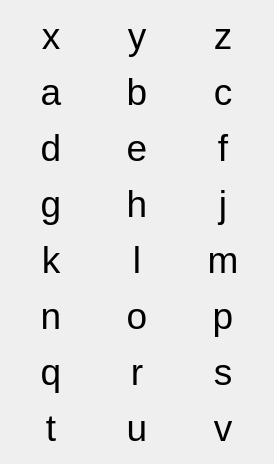
      <widget class="QWidget" name="tab_2">
       <attribute name="title">
        <string>Latin</string>
       </attribute>
       <layout class="QGridLayout" name="gridLayout_3">
        <item row="2" column="0">
         <widget class="QPushButton" name="pushButton_36">
          <property name="sizePolicy">
           <sizepolicy hsizetype="Expanding" vsizetype="Expanding">
            <horstretch>0</horstretch>
            <verstretch>0</verstretch>
           </sizepolicy>
          </property>
          <property name="font">
           <font>
            <pointsize>28</pointsize>
           </font>
          </property>
          <property name="text">
           <string>d</string>
          </property>
          <property name="flat">
           <bool>true</bool>
          </property>
          <attribute name="buttonGroup">
           <string notr="true">latinButtons</string>
          </attribute>
         </widget>
        </item>
        <item row="1" column="0">
         <widget class="QPushButton" name="pushButton_33">
          <property name="sizePolicy">
           <sizepolicy hsizetype="Expanding" vsizetype="Expanding">
            <horstretch>0</horstretch>
            <verstretch>0</verstretch>
           </sizepolicy>
          </property>
          <property name="font">
           <font>
            <pointsize>28</pointsize>
           </font>
          </property>
          <property name="text">
           <string>a</string>
          </property>
          <property name="flat">
           <bool>true</bool>
          </property>
          <attribute name="buttonGroup">
           <string notr="true">latinButtons</string>
          </attribute>
         </widget>
        </item>
        <item row="0" column="2">
         <widget class="QPushButton" name="pushButton_26">
          <property name="sizePolicy">
           <sizepolicy hsizetype="Expanding" vsizetype="Expanding">
            <horstretch>0</horstretch>
            <verstretch>0</verstretch>
           </sizepolicy>
          </property>
          <property name="font">
           <font>
            <pointsize>28</pointsize>
           </font>
          </property>
          <property name="text">
           <string>z</string>
          </property>
          <property name="flat">
           <bool>true</bool>
          </property>
          <attribute name="buttonGroup">
           <string notr="true">latinButtons</string>
          </attribute>
         </widget>
        </item>
        <item row="3" column="1">
         <widget class="QPushButton" name="pushButton_40">
          <property name="sizePolicy">
           <sizepolicy hsizetype="Expanding" vsizetype="Expanding">
            <horstretch>0</horstretch>
            <verstretch>0</verstretch>
           </sizepolicy>
          </property>
          <property name="font">
           <font>
            <pointsize>28</pointsize>
           </font>
          </property>
          <property name="text">
           <string>h</string>
          </property>
          <property name="flat">
           <bool>true</bool>
          </property>
          <attribute name="buttonGroup">
           <string notr="true">latinButtons</string>
          </attribute>
         </widget>
        </item>
        <item row="5" column="1">
         <widget class="QPushButton" name="pushButton_43">
          <property name="sizePolicy">
           <sizepolicy hsizetype="Expanding" vsizetype="Expanding">
            <horstretch>0</horstretch>
            <verstretch>0</verstretch>
           </sizepolicy>
          </property>
          <property name="font">
           <font>
            <pointsize>28</pointsize>
           </font>
          </property>
          <property name="text">
           <string>o</string>
          </property>
          <property name="flat">
           <bool>true</bool>
          </property>
          <attribute name="buttonGroup">
           <string notr="true">latinButtons</string>
          </attribute>
         </widget>
        </item>
        <item row="1" column="1">
         <widget class="QPushButton" name="pushButton_34">
          <property name="sizePolicy">
           <sizepolicy hsizetype="Expanding" vsizetype="Expanding">
            <horstretch>0</horstretch>
            <verstretch>0</verstretch>
           </sizepolicy>
          </property>
          <property name="font">
           <font>
            <pointsize>28</pointsize>
           </font>
          </property>
          <property name="text">
           <string>b</string>
          </property>
          <property name="flat">
           <bool>true</bool>
          </property>
          <attribute name="buttonGroup">
           <string notr="true">latinButtons</string>
          </attribute>
         </widget>
        </item>
        <item row="5" column="0">
         <widget class="QPushButton" name="pushButton_42">
          <property name="sizePolicy">
           <sizepolicy hsizetype="Expanding" vsizetype="Expanding">
            <horstretch>0</horstretch>
            <verstretch>0</verstretch>
           </sizepolicy>
          </property>
          <property name="font">
           <font>
            <pointsize>28</pointsize>
           </font>
          </property>
          <property name="text">
           <string>n</string>
          </property>
          <property name="flat">
           <bool>true</bool>
          </property>
          <attribute name="buttonGroup">
           <string notr="true">latinButtons</string>
          </attribute>
         </widget>
        </item>
        <item row="1" column="2">
         <widget class="QPushButton" name="pushButton_35">
          <property name="sizePolicy">
           <sizepolicy hsizetype="Expanding" vsizetype="Expanding">
            <horstretch>0</horstretch>
            <verstretch>0</verstretch>
           </sizepolicy>
          </property>
          <property name="font">
           <font>
            <pointsize>28</pointsize>
           </font>
          </property>
          <property name="text">
           <string>c</string>
          </property>
          <property name="flat">
           <bool>true</bool>
          </property>
          <attribute name="buttonGroup">
           <string notr="true">latinButtons</string>
          </attribute>
         </widget>
        </item>
        <item row="3" column="2">
         <widget class="QPushButton" name="pushButton_41">
          <property name="sizePolicy">
           <sizepolicy hsizetype="Expanding" vsizetype="Expanding">
            <horstretch>0</horstretch>
            <verstretch>0</verstretch>
           </sizepolicy>
          </property>
          <property name="font">
           <font>
            <pointsize>28</pointsize>
           </font>
          </property>
          <property name="text">
           <string>j</string>
          </property>
          <property name="flat">
           <bool>true</bool>
          </property>
          <attribute name="buttonGroup">
           <string notr="true">latinButtons</string>
          </attribute>
         </widget>
        </item>
        <item row="6" column="0">
         <widget class="QPushButton" name="pushButton_30">
          <property name="sizePolicy">
           <sizepolicy hsizetype="Expanding" vsizetype="Expanding">
            <horstretch>0</horstretch>
            <verstretch>0</verstretch>
           </sizepolicy>
          </property>
          <property name="font">
           <font>
            <pointsize>28</pointsize>
           </font>
          </property>
          <property name="text">
           <string>q</string>
          </property>
          <property name="flat">
           <bool>true</bool>
          </property>
          <attribute name="buttonGroup">
           <string notr="true">latinButtons</string>
          </attribute>
         </widget>
        </item>
        <item row="7" column="1">
         <widget class="QPushButton" name="pushButton_28">
          <property name="sizePolicy">
           <sizepolicy hsizetype="Expanding" vsizetype="Expanding">
            <horstretch>0</horstretch>
            <verstretch>0</verstretch>
           </sizepolicy>
          </property>
          <property name="font">
           <font>
            <pointsize>28</pointsize>
           </font>
          </property>
          <property name="text">
           <string>u</string>
          </property>
          <property name="flat">
           <bool>true</bool>
          </property>
          <attribute name="buttonGroup">
           <string notr="true">latinButtons</string>
          </attribute>
         </widget>
        </item>
        <item row="0" column="0">
         <widget class="QPushButton" name="pushButton">
          <property name="sizePolicy">
           <sizepolicy hsizetype="Expanding" vsizetype="Expanding">
            <horstretch>0</horstretch>
            <verstretch>0</verstretch>
           </sizepolicy>
          </property>
          <property name="font">
           <font>
            <pointsize>28</pointsize>
           </font>
          </property>
          <property name="text">
           <string>x</string>
          </property>
          <property name="flat">
           <bool>true</bool>
          </property>
          <attribute name="buttonGroup">
           <string notr="true">latinButtons</string>
          </attribute>
         </widget>
        </item>
        <item row="0" column="1">
         <widget class="QPushButton" name="pushButton_25">
          <property name="sizePolicy">
           <sizepolicy hsizetype="Expanding" vsizetype="Expanding">
            <horstretch>0</horstretch>
            <verstretch>0</verstretch>
           </sizepolicy>
          </property>
          <property name="font">
           <font>
            <pointsize>28</pointsize>
           </font>
          </property>
          <property name="text">
           <string>y</string>
          </property>
          <property name="flat">
           <bool>true</bool>
          </property>
          <attribute name="buttonGroup">
           <string notr="true">latinButtons</string>
          </attribute>
         </widget>
        </item>
        <item row="5" column="2">
         <widget class="QPushButton" name="pushButton_44">
          <property name="sizePolicy">
           <sizepolicy hsizetype="Expanding" vsizetype="Expanding">
            <horstretch>0</horstretch>
            <verstretch>0</verstretch>
           </sizepolicy>
          </property>
          <property name="font">
           <font>
            <pointsize>28</pointsize>
           </font>
          </property>
          <property name="text">
           <string>p</string>
          </property>
          <property name="flat">
           <bool>true</bool>
          </property>
          <attribute name="buttonGroup">
           <string notr="true">latinButtons</string>
          </attribute>
         </widget>
        </item>
        <item row="6" column="2">
         <widget class="QPushButton" name="pushButton_32">
          <property name="sizePolicy">
           <sizepolicy hsizetype="Expanding" vsizetype="Expanding">
            <horstretch>0</horstretch>
            <verstretch>0</verstretch>
           </sizepolicy>
          </property>
          <property name="font">
           <font>
            <pointsize>28</pointsize>
           </font>
          </property>
          <property name="text">
           <string>s</string>
          </property>
          <property name="flat">
           <bool>true</bool>
          </property>
          <attribute name="buttonGroup">
           <string notr="true">latinButtons</string>
          </attribute>
         </widget>
        </item>
        <item row="7" column="2">
         <widget class="QPushButton" name="pushButton_29">
          <property name="sizePolicy">
           <sizepolicy hsizetype="Expanding" vsizetype="Expanding">
            <horstretch>0</horstretch>
            <verstretch>0</verstretch>
           </sizepolicy>
          </property>
          <property name="font">
           <font>
            <pointsize>28</pointsize>
           </font>
          </property>
          <property name="text">
           <string>v</string>
          </property>
          <property name="flat">
           <bool>true</bool>
          </property>
          <attribute name="buttonGroup">
           <string notr="true">latinButtons</string>
          </attribute>
         </widget>
        </item>
        <item row="3" column="0">
         <widget class="QPushButton" name="pushButton_39">
          <property name="sizePolicy">
           <sizepolicy hsizetype="Expanding" vsizetype="Expanding">
            <horstretch>0</horstretch>
            <verstretch>0</verstretch>
           </sizepolicy>
          </property>
          <property name="font">
           <font>
            <pointsize>28</pointsize>
           </font>
          </property>
          <property name="text">
           <string>g</string>
          </property>
          <property name="flat">
           <bool>true</bool>
          </property>
          <attribute name="buttonGroup">
           <string notr="true">latinButtons</string>
          </attribute>
         </widget>
        </item>
        <item row="2" column="2">
         <widget class="QPushButton" name="pushButton_38">
          <property name="sizePolicy">
           <sizepolicy hsizetype="Expanding" vsizetype="Expanding">
            <horstretch>0</horstretch>
            <verstretch>0</verstretch>
           </sizepolicy>
          </property>
          <property name="font">
           <font>
            <pointsize>28</pointsize>
           </font>
          </property>
          <property name="text">
           <string>f</string>
          </property>
          <property name="flat">
           <bool>true</bool>
          </property>
          <attribute name="buttonGroup">
           <string notr="true">latinButtons</string>
          </attribute>
         </widget>
        </item>
        <item row="7" column="0">
         <widget class="QPushButton" name="pushButton_27">
          <property name="sizePolicy">
           <sizepolicy hsizetype="Expanding" vsizetype="Expanding">
            <horstretch>0</horstretch>
            <verstretch>0</verstretch>
           </sizepolicy>
          </property>
          <property name="font">
           <font>
            <pointsize>28</pointsize>
           </font>
          </property>
          <property name="text">
           <string>t</string>
          </property>
          <property name="flat">
           <bool>true</bool>
          </property>
          <attribute name="buttonGroup">
           <string notr="true">latinButtons</string>
          </attribute>
         </widget>
        </item>
        <item row="2" column="1">
         <widget class="QPushButton" name="pushButton_37">
          <property name="sizePolicy">
           <sizepolicy hsizetype="Expanding" vsizetype="Expanding">
            <horstretch>0</horstretch>
            <verstretch>0</verstretch>
           </sizepolicy>
          </property>
          <property name="font">
           <font>
            <pointsize>28</pointsize>
           </font>
          </property>
          <property name="text">
           <string>e</string>
          </property>
          <property name="flat">
           <bool>true</bool>
          </property>
          <attribute name="buttonGroup">
           <string notr="true">latinButtons</string>
          </attribute>
         </widget>
        </item>
        <item row="6" column="1">
         <widget class="QPushButton" name="pushButton_31">
          <property name="sizePolicy">
           <sizepolicy hsizetype="Expanding" vsizetype="Expanding">
            <horstretch>0</horstretch>
            <verstretch>0</verstretch>
           </sizepolicy>
          </property>
          <property name="font">
           <font>
            <pointsize>28</pointsize>
           </font>
          </property>
          <property name="text">
           <string>r</string>
          </property>
          <property name="flat">
           <bool>true</bool>
          </property>
          <attribute name="buttonGroup">
           <string notr="true">latinButtons</string>
          </attribute>
         </widget>
        </item>
        <item row="4" column="0">
         <widget class="QPushButton" name="pushButton_45">
          <property name="sizePolicy">
           <sizepolicy hsizetype="Expanding" vsizetype="Expanding">
            <horstretch>0</horstretch>
            <verstretch>0</verstretch>
           </sizepolicy>
          </property>
          <property name="font">
           <font>
            <pointsize>28</pointsize>
           </font>
          </property>
          <property name="text">
           <string>k</string>
          </property>
          <property name="flat">
           <bool>true</bool>
          </property>
          <attribute name="buttonGroup">
           <string notr="true">latinButtons</string>
          </attribute>
         </widget>
        </item>
        <item row="4" column="1">
         <widget class="QPushButton" name="pushButton_46">
          <property name="sizePolicy">
           <sizepolicy hsizetype="Expanding" vsizetype="Expanding">
            <horstretch>0</horstretch>
            <verstretch>0</verstretch>
           </sizepolicy>
          </property>
          <property name="font">
           <font>
            <pointsize>28</pointsize>
           </font>
          </property>
          <property name="text">
           <string>l</string>
          </property>
          <property name="flat">
           <bool>true</bool>
          </property>
          <attribute name="buttonGroup">
           <string notr="true">latinButtons</string>
          </attribute>
         </widget>
        </item>
        <item row="4" column="2">
         <widget class="QPushButton" name="pushButton_47">
          <property name="sizePolicy">
           <sizepolicy hsizetype="Expanding" vsizetype="Expanding">
            <horstretch>0</horstretch>
            <verstretch>0</verstretch>
           </sizepolicy>
          </property>
          <property name="font">
           <font>
            <pointsize>28</pointsize>
           </font>
          </property>
          <property name="text">
           <string>m</string>
          </property>
          <property name="flat">
           <bool>true</bool>
          </property>
          <attribute name="buttonGroup">
           <string notr="true">latinButtons</string>
          </attribute>
         </widget>
        </item>
       </layout>
      </widget>
